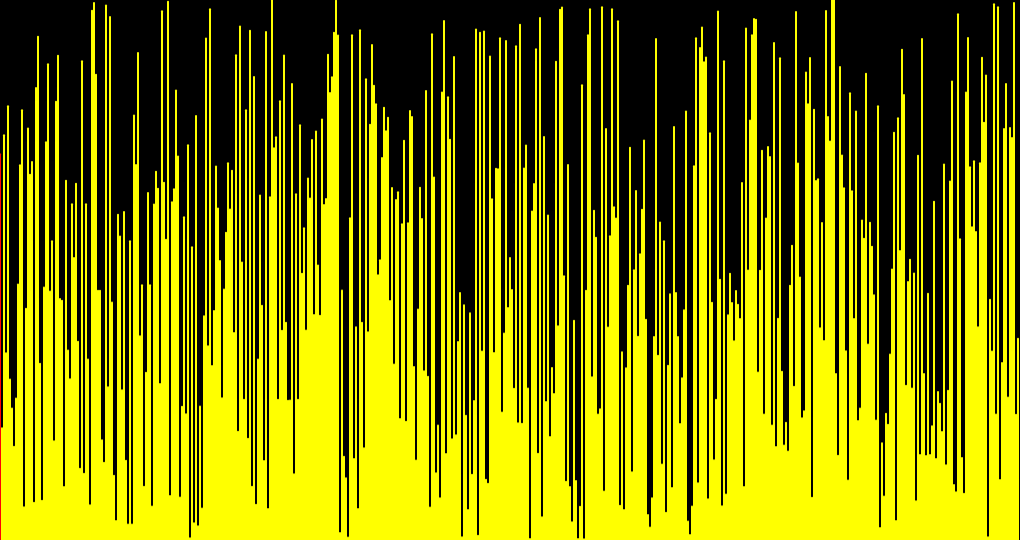
Frame 1 (no input)
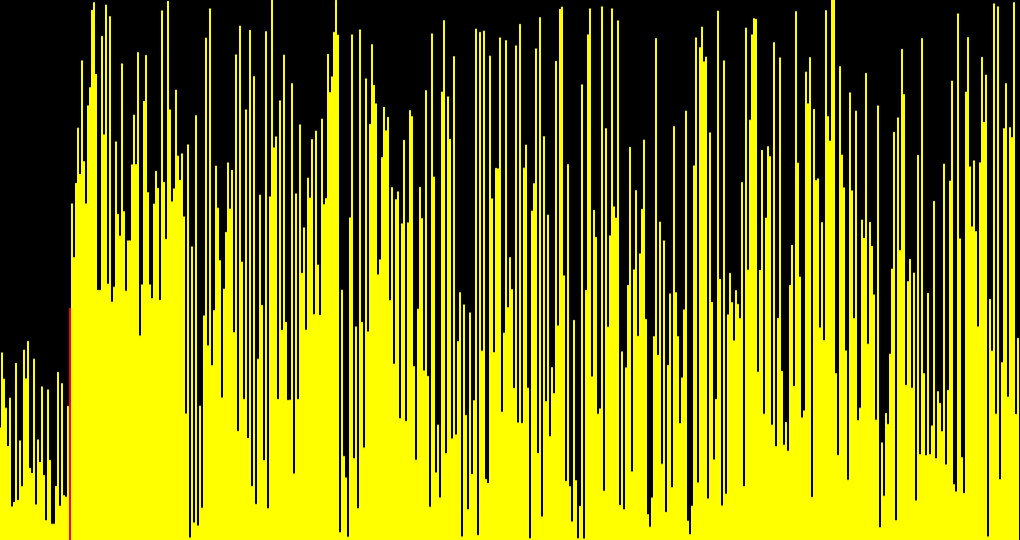
Frame 60 (no input)
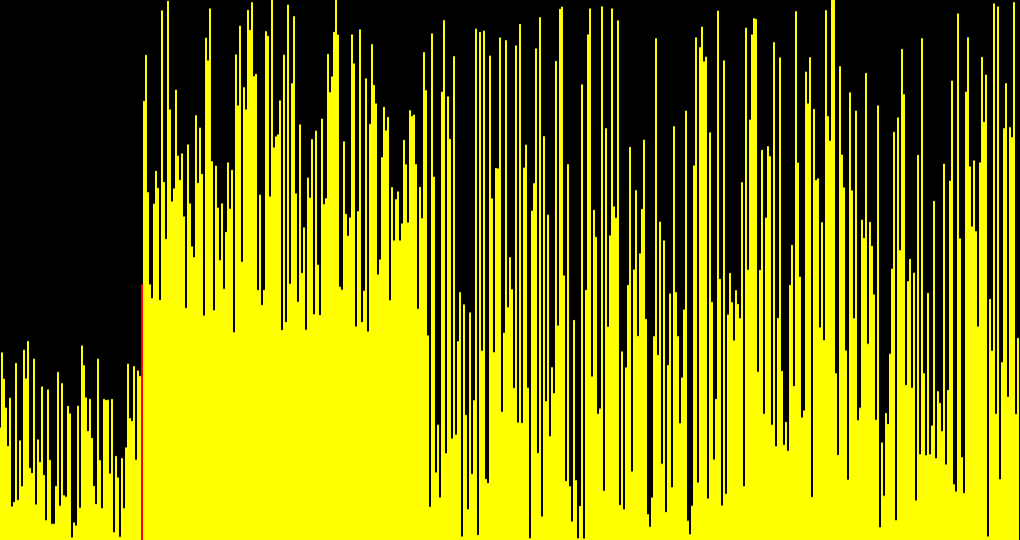
Frame 120 (the mouse pressed at the canvas centre since frame 60)

The p5.js sketch that drew these frames (run headless with seeded random() and noise() and a simulated clock; from frame 60 on, the mouse is pressed at the canvas centre):

// p5.js sketch
// ── sketch.js
let canva;

let values;
let weight = 2;

let pivotIndex;

// Inspired by Visualizing Algorithms

function setup(){
	canva = createCanvas(1020, 540);
	values = new Array(width/weight);
	strokeWeight(weight);
	for(let i=0; i<values.length; i++){
		values[i] = random(height);
	}

	quickSort(values, 0, values.length-1);
}

async function quickSort(arr, start, end){
	if(start >= end){
		return;
	}

	let index = await partition(arr, start, end);

	await quickSort(arr, start, index-1);
	await quickSort(arr, index+1, end);
}

async function partition(arr, start, end){
	pivotIndex = start;
	let pivotValue = arr[end];
	for(let i=start; i<end; i++){
		if(arr[i] < pivotValue){
			await swap(arr, i, pivotIndex);
			pivotIndex++;
		}
	}

	await swap(arr, pivotIndex, end);
	return pivotIndex;
}

function draw(){
	background(0);

	for(let z=0; z<values.length; z++){
		if(z == pivotIndex){
			stroke(255, 0, 0);
		}else{
			stroke(255, 255, 0);
		}
		strokeWeight(weight);
		line(z*weight, height, z*weight, height-values[z]);
	}
}

async function swap(arr, a, b){
	let temp = arr[a];
	await sleep(10);
	arr[a] = arr[b];
	arr[b] = temp;
}

function sleep(ms){
	return new Promise(resolve => setTimeout(resolve, ms));
}
